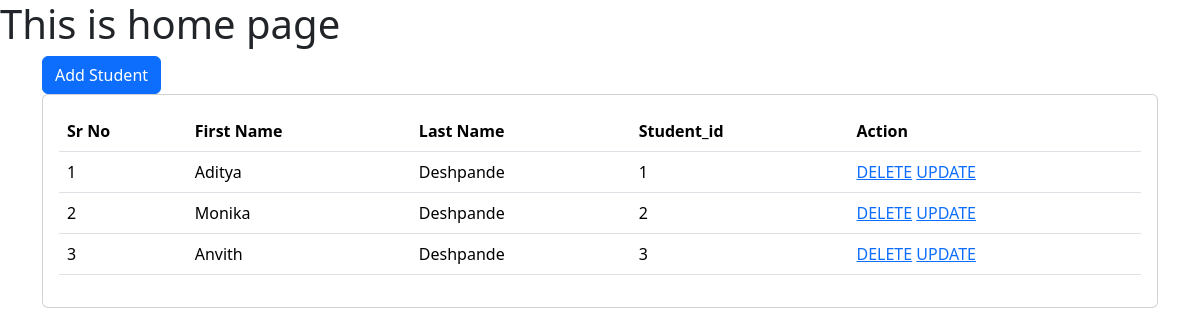
The page /students/home/ on the database as committed earlier.
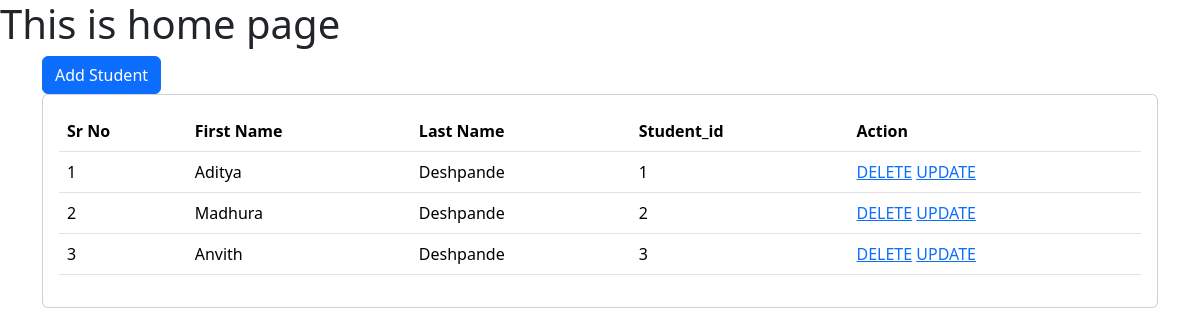
The same page on the database as committed later.
### students/models.py (models this page shows, shortened)
class Students(models.Model):
    firstname = models.CharField(max_length=20)
    lastname = models.CharField(max_length=20)
    student_id = models.CharField(max_length=100)

### students/views.py (the view)
# urls.py: path('home/', students_home),
def students_home(request):
    students = Students.objects.all()
    return render(request, "students/home.html", {
        'students':students
    })

### templates/students/home.html (shortened to what this page needs)
<!DOCTYPE html>
<html lang="en">
<head>
    <link href="https://cdn.jsdelivr.net/npm/bootstrap@5.3.2/dist/css/bootstrap.min.css" rel="stylesheet">
</head>
<body>
    <h1> This is home page</h1>
    <div class="container">
        <a class="btn btn-primary" href="/students/students_data" role="button">Add Student</a>
        <br>
    </div>
    <div class="container">
        <div class="row">
            <div class="col-md-12">
                <div class="card">
                    <div class="card-body">
                        <table class="table">
                            <thead>
                                <tr>
                                    <th>Sr No</th>
                                    <th>First Name</th>
                                    <th>Last Name</th>
                                    <th>Student_id</th>
                                    <th>Action</th>
                                </tr>
                            </thead>
                            <tbody>
                                {% for s in students %}
                                <tr>
                                    <td>{{forloop.counter}}</td>
                                    <td>{{s.firstname}}</td>
                                    <td>{{s.lastname}}</td>
                                    <td>{{s.student_id}}</td>
                                    <td>
                                        <a href="/students/delete-student/{{s.id}}">DELETE</a>
                                        <a href="/students/update-student/{{s.id}}">UPDATE</a>
                                    </td>
                                </tr>
                                {% endfor %}
                            </tbody>
                        </table>
                    </div>
                </div>
            </div>
        </div>
    </div>
</body>
</html>

Rows that differ between the two databases and show on the page:
changed Students: firstname "Monika" → "Madhura"
